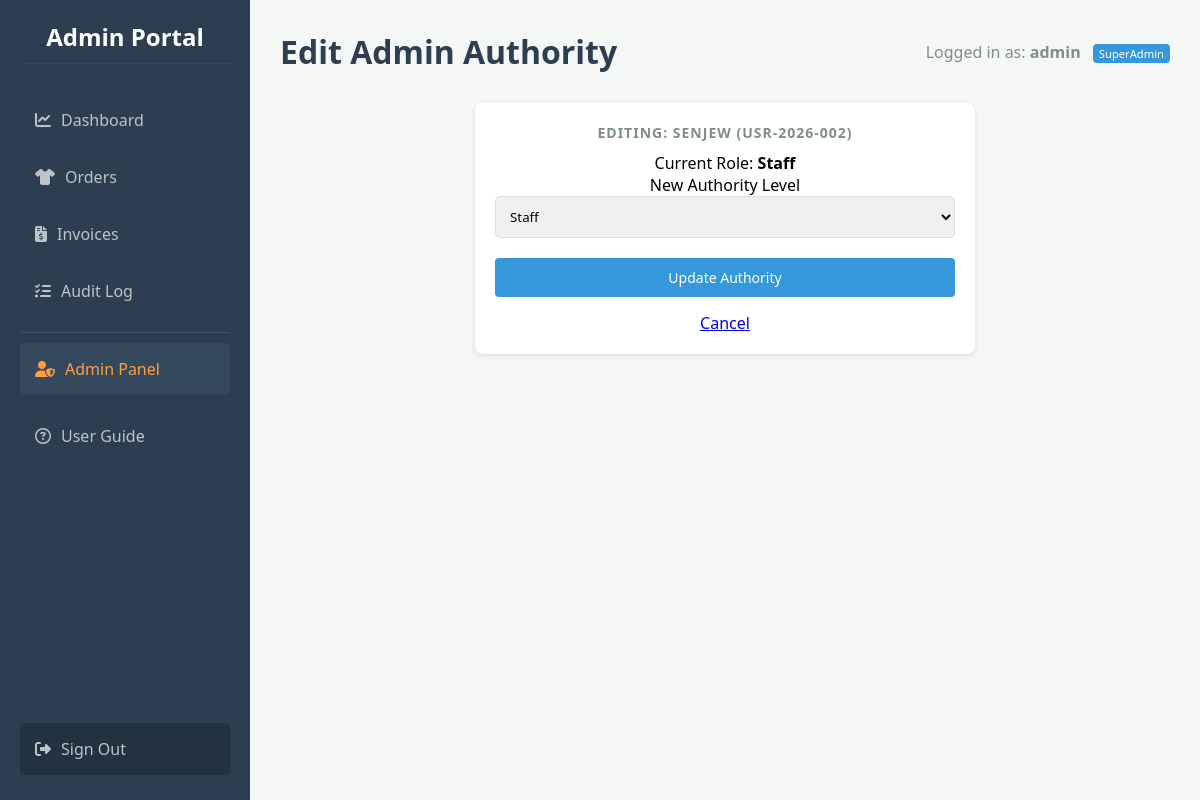
The app's page /admin/edit/2 (signed in) with its own data.
### app.py (models this page shows)
class User(db.Model):
    id = db.Column(db.Integer, primary_key=True)
    custom_id = db.Column(db.String(50), unique=True)
    username = db.Column(db.String(100), unique=True, nullable=False)
    password = db.Column(db.String(100), nullable=False)
    role = db.Column(db.String(20), default='Staff')
    is_suspended = db.Column(db.Boolean, default=False)
    must_change_password = db.Column(db.Boolean, default=False)

### app.py (the view)
@app.route('/admin/edit/<int:user_id>', methods=['GET', 'POST'])
@admin_required
def edit_admin(user_id):
    user = User.query.get(user_id)
    if request.method == 'POST':
        user.role = request.form['role']
        db.session.commit()
        return redirect(url_for('admin_panel'))
    return render_template('admin_edit.html', user=user)

### app.py (called while the page is built)
@app.before_request
def load_user():
    g.user = None
    if 'user_id' in session: g.user = User.query.get(session['user_id'])

def admin_required(f):
    @wraps(f)
    def decorated_function(*args, **kwargs):
        if not g.user or g.user.role != 'SuperAdmin':
            flash("Access Denied: You do not have permission to view this page.", "danger")
            return redirect(url_for('dashboard'))
        return f(*args, **kwargs)
    return decorated_function

### templates/admin_edit.html (shortened to what this page needs)
{% extends "base.html" %}
{% block header %}Edit Admin Authority{% endblock %}
{% block content %}
<div class="card" style="max-width: 500px; margin: 0 auto;">
    <h3>Editing: {{ user.username }} ({{ user.custom_id }})</h3>
    <p>Current Role: <strong>{{ user.role }}</strong></p>
    <form method="POST">
        <div style="margin-bottom: 20px;">
            <label>New Authority Level</label>
            <select name="role" required style="width: 100%; padding: 10px; border: 1px solid #ddd; border-radius: 5px;">
                <option value="Staff" {% if user.role == 'Staff' %}selected{% endif %}>Staff</option>
            </select>
        </div>
        <button type="submit" class="btn btn-primary" style="width: 100%;">Update Authority</button>
    </form>
    <div style="text-align: center; margin-top: 15px;">
        <a href="{{ url_for('admin_panel') }}">Cancel</a>
    </div>
</div>
{% endblock %}

### templates/base.html (shortened to what this page needs)
<!DOCTYPE html>
<html lang="en">
<head>
    <link rel="stylesheet" href="https://cdnjs.cloudflare.com/ajax/libs/font-awesome/6.4.0/css/all.min.css">
    <link rel="stylesheet" href="{{ url_for('static', filename='style.css') }}">
</head>
<body>
    <nav class="sidebar">
        <h2>Admin Portal</h2>
        <a href="{{ url_for('dashboard') }}" class="{{ 'active' if request.path == '/dashboard' else '' }}">
            <i class="fa-solid fa-chart-line" style="margin-right: 10px;"></i>Dashboard
        </a>
        <a href="{{ url_for('orders') }}" class="{{ 'active' if request.path == '/orders' else '' }}">
            <i class="fa-solid fa-shirt" style="margin-right: 10px;"></i>Orders
        </a>
        <a href="{{ url_for('invoices') }}" class="{{ 'active' if request.path == '/invoices' else '' }}">
            <i class="fa-solid fa-file-invoice-dollar" style="margin-right: 10px;"></i>Invoices
        </a>
        <a href="{{ url_for('audit_log') }}" class="{{ 'active' if request.path == '/audit' else '' }}">
            <i class="fa-solid fa-list-check" style="margin-right: 10px;"></i>Audit Log
        </a>
        {% if g.user and g.user.role == 'SuperAdmin' %}
            <div style="border-top: 1px solid rgba(255,255,255,0.1); margin: 10px 0; padding-top: 10px;">
                <a href="{{ url_for('admin_panel') }}" class="{{ 'active' if request.path.startswith('/admin') else '' }}" style="color: #ff9f43;">
                    <i class="fa-solid fa-user-shield" style="margin-right: 10px;"></i>Admin Panel
                </a>
            </div>
        {% endif %}
        <a href="{{ url_for('guide') }}" class="{{ 'active' if request.path == '/guide' else '' }}">
            <i class="fa-regular fa-circle-question" style="margin-right: 10px;"></i>User Guide
        </a>
        <a href="{{ url_for('logout') }}" style="margin-top: auto; background: rgba(0,0,0,0.2);">
            <i class="fa-solid fa-right-from-bracket" style="margin-right: 10px;"></i>Sign Out
        </a>
    </nav>
    <div class="main-content">
        <div class="header">
            <h1>{% block header %}{% endblock %}</h1>
            <div class="user-info" style="color: #7f8c8d;">
                {% if g.user %}
                    Logged in as: <strong>{{ g.user.username }}</strong>
                    <span class="role-badge" style="background-color: #3498db; color: white;">{{ g.user.role }}</span>
                {% else %}
                    Guest
                {% endif %}
            </div>
        </div>
        <div class="content-area">
            {% block content %}{% endblock %}
        </div>
    </div>
</body>
</html>

### static/style.css (style rules this page uses)
* { box-sizing: border_box; margin: 0; padding: 0; font-family: 'Segoe UI', Tahoma, Geneva, Verdana, sans-serif; }
body { background-color: #f4f7f6; display: flex; min-height: 100vh; }
.sidebar { width: 250px; background-color: #2c3e50; color: white; padding: 20px; display: flex; flex-direction: column; }
.sidebar h2 { margin-bottom: 30px; font-size: 24px; text-align: center; border-bottom: 1px solid #34495e; padding-bottom: 10px; }
.sidebar a { color: #bdc3c7; text-decoration: none; padding: 15px; margin-bottom: 5px; border-radius: 4px; transition: 0.3s; }
.sidebar a:hover, .sidebar a.active { background-color: #34495e; color: white; }
.main-content { flex: 1; padding: 30px; overflow-y: auto; }
.header { display: flex; justify-content: space-between; align-items: center; margin-bottom: 30px; }
.card { background: white; padding: 20px; border-radius: 8px; box-shadow: 0 2px 5px rgba(0,0,0,0.1); text-align: center; }
.card h3 { font-size: 14px; color: #7f8c8d; margin-bottom: 10px; }
.btn { padding: 10px 15px; border-radius: 4px; text-decoration: none; color: white; border: none; cursor: pointer; font-size: 14px; }
.btn-primary { background-color: #3498db; }
input[type="text"], select { padding: 8px; border: 1px solid #bdc3c7; border-radius: 4px; }

### templates/base.html (style rules this page uses)
* { box-sizing: border-box; margin: 0; padding: 0; font-family: 'Segoe UI', Tahoma, Geneva, Verdana, sans-serif; }
body { background-color: #f4f7f6; display: flex; min-height: 100vh; }
.sidebar { width: 250px; background-color: #2c3e50; color: white; padding: 20px; display: flex; flex-direction: column; flex-shrink: 0; }
.sidebar h2 { margin-bottom: 30px; font-size: 24px; text-align: center; border-bottom: 1px solid #34495e; padding-bottom: 10px; }
.sidebar a { color: #bdc3c7; text-decoration: none; padding: 15px; margin-bottom: 5px; border-radius: 4px; transition: 0.3s; display: block; }
.sidebar a:hover, .sidebar a.active { background-color: #34495e; color: white; }
.main-content { flex: 1; padding: 30px; overflow-y: auto; }
.header { display: flex; justify-content: space-between; align-items: center; margin-bottom: 30px; }
.header h1 { color: #2c3e50; }
.card { background: white; padding: 20px; border-radius: 8px; box-shadow: 0 2px 5px rgba(0,0,0,0.1); text-align: center; }
.card h3 { font-size: 14px; color: #7f8c8d; margin-bottom: 10px; text-transform: uppercase; letter-spacing: 1px; }
.role-badge { font-size: 0.7em; padding: 2px 6px; border-radius: 4px; background: rgba(255,255,255,0.2); margin-left: 8px; vertical-align: middle; }
.btn { border: none; color: white; cursor: pointer; display: inline-block; text-align: center; text-decoration: none; }
.btn-primary { background-color: #3498db; }

### records on screen
User: user.username "admin", user.role "SuperAdmin"
User: username "SENJEW", custom_id "USR-2026-002", role "Staff"
